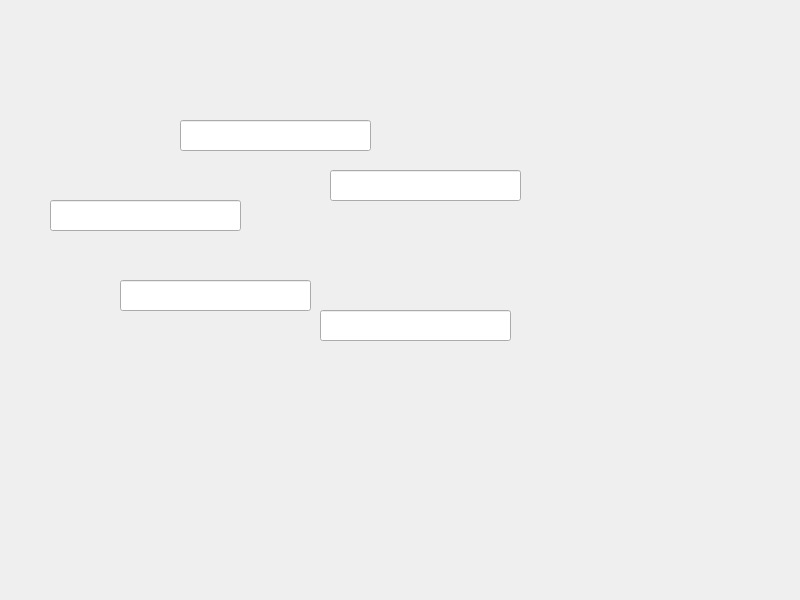
<?xml version="1.0" encoding="UTF-8"?>
<ui version="4.0">
 <class>Widget</class>
 <widget class="QWidget" name="Widget">
  <property name="geometry">
   <rect>
    <x>0</x>
    <y>0</y>
    <width>800</width>
    <height>600</height>
   </rect>
  </property>
  <property name="windowTitle">
   <string>Widget</string>
  </property>
  <widget class="QLineEdit" name="lineEdit">
   <property name="geometry">
    <rect>
     <x>180</x>
     <y>120</y>
     <width>191</width>
     <height>31</height>
    </rect>
   </property>
  </widget>
  <widget class="QLineEdit" name="lineEdit_2">
   <property name="geometry">
    <rect>
     <x>120</x>
     <y>280</y>
     <width>191</width>
     <height>31</height>
    </rect>
   </property>
  </widget>
  <widget class="QLineEdit" name="lineEdit_3">
   <property name="geometry">
    <rect>
     <x>320</x>
     <y>310</y>
     <width>191</width>
     <height>31</height>
    </rect>
   </property>
  </widget>
  <widget class="QLineEdit" name="lineEdit_4">
   <property name="geometry">
    <rect>
     <x>330</x>
     <y>170</y>
     <width>191</width>
     <height>31</height>
    </rect>
   </property>
  </widget>
  <widget class="QLineEdit" name="lineEdit_5">
   <property name="geometry">
    <rect>
     <x>50</x>
     <y>200</y>
     <width>191</width>
     <height>31</height>
    </rect>
   </property>
  </widget>
 </widget>
 <resources/>
 <connections/>
</ui>
